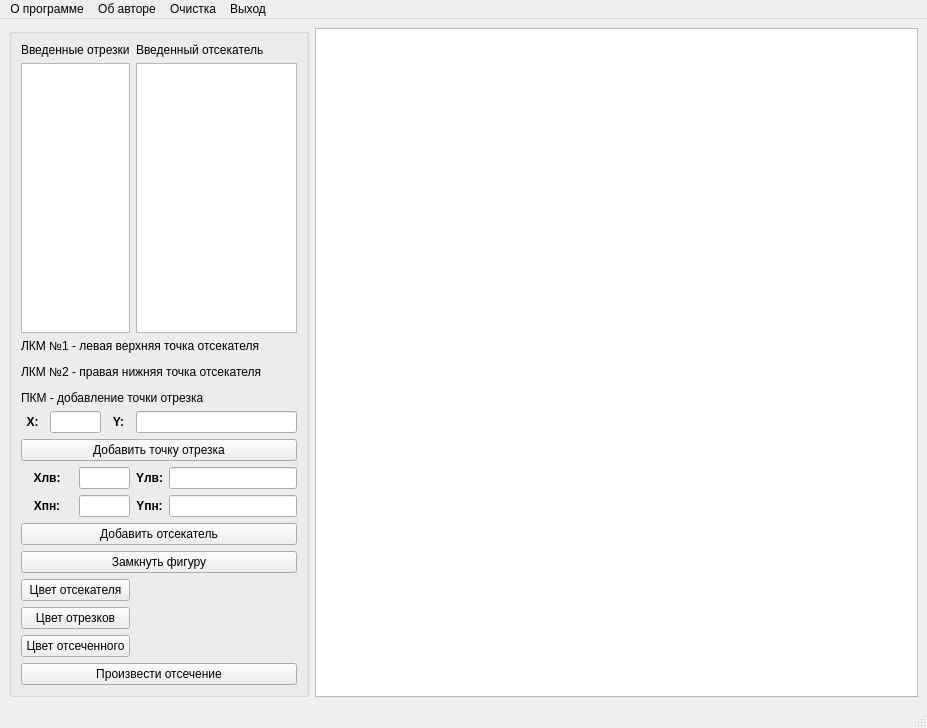
<?xml version="1.0" encoding="UTF-8"?>
<ui version="4.0">
 <class>MainWindow</class>
 <widget class="QMainWindow" name="MainWindow">
  <property name="geometry">
   <rect>
    <x>0</x>
    <y>0</y>
    <width>927</width>
    <height>728</height>
   </rect>
  </property>
  <property name="windowTitle">
   <string>MainWindow</string>
  </property>
  <widget class="QWidget" name="centralwidget">
   <layout class="QGridLayout" name="gridLayout_2">
    <item row="0" column="0">
     <widget class="QGroupBox" name="groupBox">
      <property name="maximumSize">
       <size>
        <width>300</width>
        <height>167000</height>
       </size>
      </property>
      <property name="title">
       <string/>
      </property>
      <layout class="QGridLayout" name="gridLayout">
       <item row="0" column="0" colspan="4">
        <widget class="QLabel" name="label">
         <property name="text">
          <string>Введенные отрезки</string>
         </property>
        </widget>
       </item>
       <item row="0" column="4" colspan="2">
        <widget class="QLabel" name="label_3">
         <property name="text">
          <string>Введенный отсекатель</string>
         </property>
        </widget>
       </item>
       <item row="1" column="0" colspan="4">
        <widget class="QTableWidget" name="points_tableWidget"/>
       </item>
       <item row="1" column="4" colspan="2">
        <widget class="QTableWidget" name="cut_tableWidget"/>
       </item>
       <item row="2" column="0" colspan="6">
        <widget class="QLabel" name="label_2">
         <property name="text">
          <string>&lt;html&gt;&lt;head/&gt;&lt;body&gt;&lt;p&gt;ЛКМ №1 - левая верхняя точка отсекателя&lt;/p&gt;&lt;p&gt;ЛКМ №2 - правая нижняя точка отсекателя&lt;/p&gt;&lt;p&gt;ПКМ - добавление точки отрезка&lt;/p&gt;&lt;/body&gt;&lt;/html&gt;</string>
         </property>
        </widget>
       </item>
       <item row="3" column="0">
        <widget class="QLabel" name="x_label">
         <property name="text">
          <string>&lt;html&gt;&lt;head/&gt;&lt;body&gt;&lt;p align=&quot;center&quot;&gt;&lt;span style=&quot; font-weight:600;&quot;&gt;X:&lt;/span&gt;&lt;/p&gt;&lt;/body&gt;&lt;/html&gt;</string>
         </property>
        </widget>
       </item>
       <item row="3" column="1" colspan="2">
        <widget class="QLineEdit" name="x_lineEdit"/>
       </item>
       <item row="3" column="3">
        <widget class="QLabel" name="y_label">
         <property name="text">
          <string>&lt;html&gt;&lt;head/&gt;&lt;body&gt;&lt;p align=&quot;center&quot;&gt;&lt;span style=&quot; font-weight:600;&quot;&gt;Y:&lt;/span&gt;&lt;/p&gt;&lt;/body&gt;&lt;/html&gt;</string>
         </property>
        </widget>
       </item>
       <item row="3" column="4" colspan="2">
        <widget class="QLineEdit" name="y_lineEdit"/>
       </item>
       <item row="4" column="0" colspan="6">
        <widget class="QPushButton" name="add_point_pushButton">
         <property name="text">
          <string>Добавить точку отрезка</string>
         </property>
        </widget>
       </item>
       <item row="5" column="0" colspan="2">
        <widget class="QLabel" name="xl_label">
         <property name="text">
          <string>&lt;html&gt;&lt;head/&gt;&lt;body&gt;&lt;p align=&quot;center&quot;&gt;&lt;span style=&quot; font-weight:600;&quot;&gt;Xлв:&lt;/span&gt;&lt;/p&gt;&lt;/body&gt;&lt;/html&gt;</string>
         </property>
        </widget>
       </item>
       <item row="5" column="2" colspan="2">
        <widget class="QLineEdit" name="x_left_lineEdit"/>
       </item>
       <item row="5" column="4">
        <widget class="QLabel" name="yl_label">
         <property name="text">
          <string>&lt;html&gt;&lt;head/&gt;&lt;body&gt;&lt;p align=&quot;center&quot;&gt;&lt;span style=&quot; font-weight:600;&quot;&gt;Yлв:&lt;/span&gt;&lt;/p&gt;&lt;/body&gt;&lt;/html&gt;</string>
         </property>
        </widget>
       </item>
       <item row="5" column="5">
        <widget class="QLineEdit" name="y_left_lineEdit"/>
       </item>
       <item row="6" column="0" colspan="2">
        <widget class="QLabel" name="xr_label">
         <property name="text">
          <string>&lt;html&gt;&lt;head/&gt;&lt;body&gt;&lt;p align=&quot;center&quot;&gt;&lt;span style=&quot; font-weight:600;&quot;&gt;Xпн:&lt;/span&gt;&lt;/p&gt;&lt;/body&gt;&lt;/html&gt;</string>
         </property>
        </widget>
       </item>
       <item row="6" column="2" colspan="2">
        <widget class="QLineEdit" name="x_right_lineEdit"/>
       </item>
       <item row="6" column="4">
        <widget class="QLabel" name="yr_label">
         <property name="text">
          <string>&lt;html&gt;&lt;head/&gt;&lt;body&gt;&lt;p align=&quot;center&quot;&gt;&lt;span style=&quot; font-weight:600;&quot;&gt;Yпн:&lt;/span&gt;&lt;/p&gt;&lt;/body&gt;&lt;/html&gt;</string>
         </property>
        </widget>
       </item>
       <item row="6" column="5">
        <widget class="QLineEdit" name="y_right_lineEdit"/>
       </item>
       <item row="7" column="0" colspan="6">
        <widget class="QPushButton" name="add_cut_pushButton">
         <property name="text">
          <string>Добавить отсекатель</string>
         </property>
        </widget>
       </item>
       <item row="8" column="0" colspan="6">
        <widget class="QPushButton" name="final_cut_pushButton">
         <property name="text">
          <string>Замкнуть фигуру</string>
         </property>
        </widget>
       </item>
       <item row="9" column="0" colspan="4">
        <widget class="QPushButton" name="color_cut_pushButton">
         <property name="text">
          <string>Цвет отсекателя</string>
         </property>
        </widget>
       </item>
       <item row="9" column="4" colspan="2">
        <widget class="QLabel" name="color_cut_label">
         <property name="text">
          <string/>
         </property>
        </widget>
       </item>
       <item row="10" column="0" colspan="4">
        <widget class="QPushButton" name="color_segment_pushButton">
         <property name="text">
          <string>Цвет отрезков</string>
         </property>
        </widget>
       </item>
       <item row="10" column="4" colspan="2">
        <widget class="QLabel" name="color_segment_label">
         <property name="text">
          <string/>
         </property>
        </widget>
       </item>
       <item row="11" column="0" colspan="4">
        <widget class="QPushButton" name="color_final_pushButton">
         <property name="text">
          <string>Цвет отсеченного</string>
         </property>
        </widget>
       </item>
       <item row="11" column="4" colspan="2">
        <widget class="QLabel" name="color_final_label">
         <property name="text">
          <string/>
         </property>
        </widget>
       </item>
       <item row="12" column="0" colspan="6">
        <widget class="QPushButton" name="cut_pushButton">
         <property name="text">
          <string>Произвести отсечение</string>
         </property>
        </widget>
       </item>
      </layout>
     </widget>
    </item>
    <item row="0" column="1">
     <widget class="QGraphicsView" name="graphicsView">
      <property name="maximumSize">
       <size>
        <width>1677000</width>
        <height>1677000</height>
       </size>
      </property>
     </widget>
    </item>
   </layout>
  </widget>
  <widget class="QMenuBar" name="menubar">
   <property name="geometry">
    <rect>
     <x>0</x>
     <y>0</y>
     <width>927</width>
     <height>26</height>
    </rect>
   </property>
   <widget class="QMenu" name="program_menu">
    <property name="title">
     <string>О программе</string>
    </property>
   </widget>
   <widget class="QMenu" name="author_menu">
    <property name="title">
     <string>Об авторе</string>
    </property>
   </widget>
   <widget class="QMenu" name="clear_menu">
    <property name="title">
     <string>Очистка</string>
    </property>
   </widget>
   <widget class="QMenu" name="exit_menu">
    <property name="title">
     <string>Выход</string>
    </property>
   </widget>
   <addaction name="program_menu"/>
   <addaction name="author_menu"/>
   <addaction name="clear_menu"/>
   <addaction name="exit_menu"/>
  </widget>
  <widget class="QStatusBar" name="statusbar"/>
 </widget>
 <resources/>
 <connections/>
</ui>
